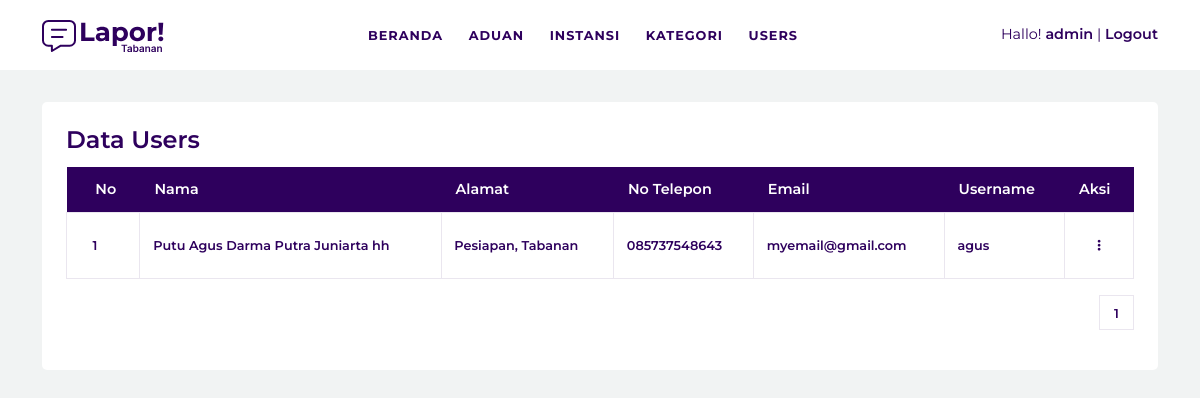
The app's page /admin-users.php (signed in) with its own data.
### tables this page shows
CREATE TABLE `users` (
  `id` tinyint(4) NOT NULL,
  `nama` varchar(100) NOT NULL,
  `alamat` varchar(200) NOT NULL,
  `no_telepon` varchar(12) NOT NULL,
  `email` varchar(100) NOT NULL,
  `username` varchar(50) NOT NULL,
  `password` varchar(500) NOT NULL
);

### admin-users.php (the view, shortened to what this page needs)
<?php include 'header.php'; ?>
<section class="aduan-form-wrapper">
	<div class="container">
		<div class="aduan-form-container">
			<div class="aduan-table">
				<h4 class="aduan-table-heading">Data Users</h4>
				<table>
					<tr>
						<th>No</th>
						<th>Nama</th>
						<th>Alamat</th>
						<th>No Telepon</th>
						<th>Email</th>
						<th>Username</th>
						<?php
						if ( isset($_SESSION['hak_akses']) ) {
							if ( $_SESSION['hak_akses'] == "admin" ) {
						?>
						<th>Aksi</th>
						<?php
							}
						}
						?>
					</tr>
					<?php
					$perhalaman = 10;
					$data_pag = mysqli_query( $koneksi, "SELECT * FROM users" );
					$jumlah_data_pag = mysqli_num_rows( $data_pag );
					$jumlah_halaman = ceil( $jumlah_data_pag/$perhalaman );
					$halaman_aktif = ( isset($_GET["halaman"]))?$_GET["halaman"]:1;
					$awal_data = ( $perhalaman * $halaman_aktif ) - $perhalaman;
					$sql_get_instansi = mysqli_query( $koneksi, "SELECT * FROM users LIMIT $awal_data, $perhalaman " );
					$i = 1;
					while ( $row = mysqli_fetch_array( $sql_get_instansi, MYSQLI_ASSOC ) ) {
					?>
					<tr>
						<td><?php echo $i++; ?></td>
						<td><?php echo $row['nama']; ?></td>
						<td><?php echo $row['alamat']; ?></td>
						<td><?php echo $row['no_telepon']; ?></td>
						<td><?php echo $row['email']; ?></td>
						<td><?php echo $row['username']; ?></td>
						<td class="aduan-aksi text-center">
							<ul>
								<li><i class="fa-solid fa-ellipsis-vertical"></i>
								</li>
							</ul>
						</td>
					</tr>
					<?php } ?>
				</table>
				<div class="aduan-pagination">
				<?php for( $i = 1; $i <= $jumlah_halaman; $i++ ): ?>
					<a href="?halaman=<?php echo $i; ?>" <?php if ( isset($_GET['halaman']) ) { if ( $i == $_GET['halaman'] ) { echo 'class="active"'; } } ?> >
						<?php echo $i; ?>
					</a>
				<?php endfor; ?>
				</div>
			</div>
		</div>
	</div>
</section>
<?php include 'footer.php'; ?>

### assets/css/style.css (style rules this page uses)
:root { --font-family: 'Montserrat', sans-serif; --body-bg: #f1f3f3; --bg: #fff; --bg-dark: #2e005d; --text: #2e005d; --text-gray: ; --text-white: #fff; --text-light: ; --border: #eae6ef; --border-dark: #2e005d; --primary: #2e005d; --secondary: ; --link: ; --link-hover: ; }
body { font-family: var(--font-family); background: var(--body-bg); color: var(--text); }
a { text-decoration: none; color: inherit; }
.aduan-form-wrapper { margin-top: 2em; }
.aduan-form-container { background: var(--bg); padding: 1.5em; border-radius: 5px; }
.aduan-table .aduan-table-heading { font-weight: 600; margin-bottom: .5em; }
.aduan-table table { padding: 0 1em; width: 100%; border-collapse: collapse; }
.aduan-table table th, .aduan-table table td { padding: .8em 1em; }
.aduan-table table th:first-child, .aduan-table table td:first-child { padding-left: 2em; }
.aduan-table table th { background: var(--bg-dark); color: var(--text-white); font-size: .9rem; font-weight: 600; }
.aduan-table table td { border: 1px solid var(--border); font-size: .8rem; font-weight: 600; }
.aduan-aksi ul { list-style-type: none; margin: 0; padding: 0; }
.aduan-aksi ul li { display: inline-block; cursor: pointer; padding: 1em; }
.aduan-pagination { display: flex; justify-content: flex-end; align-items: center; padding: 1em 0; }
.aduan-pagination a { display: inline-block; width: 35px; height: 35px; line-height: 35px; text-align: center; border: 1px solid var(--border); font-weight: 600; font-size: .8rem; }

### records on screen
users: nama "Putu Agus Darma Putra Juniarta hh", alamat "Pesiapan, Tabanan", no_telepon "085737548643", email "myemail@gmail.com", username "agus"

### other values on screen
$_SESSION['username'] "admin"
